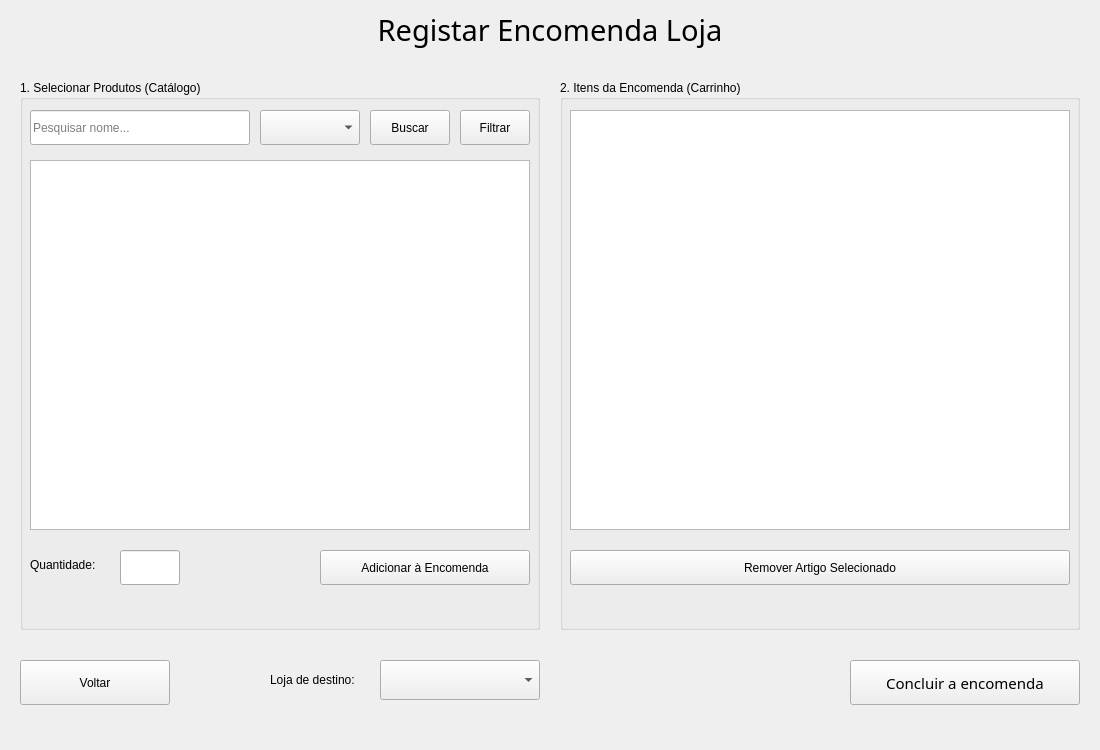
<?xml version="1.0" encoding="UTF-8"?>
<ui version="4.0">
 <class>MainWindow</class>
 <widget class="QMainWindow" name="MainWindow">
  <property name="geometry">
   <rect>
    <x>0</x>
    <y>0</y>
    <width>1100</width>
    <height>750</height>
   </rect>
  </property>
  <property name="windowTitle">
   <string>Encomenda Armazém - Gestão de Itens</string>
  </property>
  <widget class="QWidget" name="centralwidget">
   <widget class="QLabel" name="label_titulo">
    <property name="geometry">
     <rect>
      <x>250</x>
      <y>10</y>
      <width>600</width>
      <height>40</height>
     </rect>
    </property>
    <property name="font">
     <font>
      <family>OCR A Extended</family>
      <pointsize>22</pointsize>
     </font>
    </property>
    <property name="text">
     <string>Registar Encomenda Loja</string>
    </property>
    <property name="alignment">
     <set>Qt::AlignmentFlag::AlignCenter</set>
    </property>
   </widget>
   <widget class="QGroupBox" name="groupBox_Catalogo">
    <property name="geometry">
     <rect>
      <x>20</x>
      <y>80</y>
      <width>520</width>
      <height>550</height>
     </rect>
    </property>
    <property name="title">
     <string>1. Selecionar Produtos (Catálogo)</string>
    </property>
    <widget class="QLineEdit" name="lineEdit_Pesquisar">
     <property name="geometry">
      <rect>
       <x>10</x>
       <y>30</y>
       <width>220</width>
       <height>35</height>
      </rect>
     </property>
     <property name="placeholderText">
      <string>Pesquisar nome...</string>
     </property>
    </widget>
    <widget class="QPushButton" name="pushButton_Pesquisar">
     <property name="geometry">
      <rect>
       <x>350</x>
       <y>30</y>
       <width>80</width>
       <height>35</height>
      </rect>
     </property>
     <property name="text">
      <string>Buscar</string>
     </property>
    </widget>
    <widget class="QComboBox" name="comboBox_CategoriaFiltro">
     <property name="geometry">
      <rect>
       <x>240</x>
       <y>30</y>
       <width>100</width>
       <height>35</height>
      </rect>
     </property>
    </widget>
    <widget class="QPushButton" name="pushButton_Filtrar">
     <property name="geometry">
      <rect>
       <x>440</x>
       <y>30</y>
       <width>70</width>
       <height>35</height>
      </rect>
     </property>
     <property name="text">
      <string>Filtrar</string>
     </property>
    </widget>
    <widget class="QTableView" name="tableView_Produtos">
     <property name="geometry">
      <rect>
       <x>10</x>
       <y>80</y>
       <width>500</width>
       <height>370</height>
      </rect>
     </property>
    </widget>
    <widget class="QLabel" name="label_q">
     <property name="geometry">
      <rect>
       <x>10</x>
       <y>470</y>
       <width>91</width>
       <height>30</height>
      </rect>
     </property>
     <property name="text">
      <string>Quantidade:</string>
     </property>
    </widget>
    <widget class="QLineEdit" name="lineEdit_Quantidade">
     <property name="geometry">
      <rect>
       <x>100</x>
       <y>470</y>
       <width>60</width>
       <height>35</height>
      </rect>
     </property>
    </widget>
    <widget class="QPushButton" name="pushButton_Adicionar">
     <property name="geometry">
      <rect>
       <x>300</x>
       <y>470</y>
       <width>210</width>
       <height>35</height>
      </rect>
     </property>
     <property name="text">
      <string>Adicionar à Encomenda</string>
     </property>
    </widget>
   </widget>
   <widget class="QGroupBox" name="groupBox_Carrinho">
    <property name="geometry">
     <rect>
      <x>560</x>
      <y>80</y>
      <width>520</width>
      <height>550</height>
     </rect>
    </property>
    <property name="title">
     <string>2. Itens da Encomenda (Carrinho)</string>
    </property>
    <widget class="QTableView" name="tableView_Carrinho">
     <property name="geometry">
      <rect>
       <x>10</x>
       <y>30</y>
       <width>500</width>
       <height>420</height>
      </rect>
     </property>
    </widget>
    <widget class="QPushButton" name="pushButton_Remover">
     <property name="geometry">
      <rect>
       <x>10</x>
       <y>470</y>
       <width>500</width>
       <height>35</height>
      </rect>
     </property>
     <property name="text">
      <string>Remover Artigo Selecionado</string>
     </property>
    </widget>
   </widget>
   <widget class="QPushButton" name="pushButton_Voltar">
    <property name="geometry">
     <rect>
      <x>20</x>
      <y>660</y>
      <width>150</width>
      <height>45</height>
     </rect>
    </property>
    <property name="text">
     <string>Voltar</string>
    </property>
   </widget>
   <widget class="QPushButton" name="pushButton_Concluir">
    <property name="geometry">
     <rect>
      <x>850</x>
      <y>660</y>
      <width>230</width>
      <height>45</height>
     </rect>
    </property>
    <property name="font">
     <font>
      <family>OCR A Extended</family>
      <pointsize>11</pointsize>
     </font>
    </property>
    <property name="text">
     <string>Concluir a encomenda</string>
    </property>
   </widget>
   <widget class="QComboBox" name="comboBox">
    <property name="geometry">
     <rect>
      <x>380</x>
      <y>660</y>
      <width>160</width>
      <height>40</height>
     </rect>
    </property>
   </widget>
   <widget class="QLabel" name="label">
    <property name="geometry">
     <rect>
      <x>270</x>
      <y>660</y>
      <width>100</width>
      <height>40</height>
     </rect>
    </property>
    <property name="text">
     <string>Loja de destino:</string>
    </property>
   </widget>
  </widget>
 </widget>
 <resources/>
 <connections/>
</ui>
